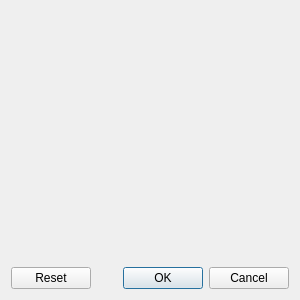
<?xml version="1.0" encoding="UTF-8"?>
<ui version="4.0">
 <class>GraphCaptchaWindow</class>
 <widget class="QDialog" name="GraphCaptchaWindow">
  <property name="geometry">
   <rect>
    <x>0</x>
    <y>0</y>
    <width>300</width>
    <height>300</height>
   </rect>
  </property>
  <property name="windowTitle">
   <string>验证码</string>
  </property>
  <layout class="QVBoxLayout" name="verticalLayout">
   <item>
    <widget class="CaptchaCanvas" name="canvas"/>
   </item>
   <item>
    <widget class="QDialogButtonBox" name="buttonBox">
     <property name="orientation">
      <enum>Qt::Orientation::Horizontal</enum>
     </property>
     <property name="standardButtons">
      <set>QDialogButtonBox::StandardButton::Cancel|QDialogButtonBox::StandardButton::Ok|QDialogButtonBox::StandardButton::Reset</set>
     </property>
    </widget>
   </item>
  </layout>
 </widget>
  <customwidgets>
    <customwidget>
    <class>CaptchaCanvas</class>
    <extends>QWidget</extends>
    <header>graphcaptchawindow/captchacanvas.h</header>
    </customwidget>
 </customwidgets>
 <resources/>
 <connections>
  <connection>
   <sender>buttonBox</sender>
   <signal>accepted()</signal>
   <receiver>GraphCaptchaWindow</receiver>
   <slot>accept()</slot>
   <hints>
    <hint type="sourcelabel">
     <x>248</x>
     <y>254</y>
    </hint>
    <hint type="destinationlabel">
     <x>157</x>
     <y>274</y>
    </hint>
   </hints>
  </connection>
  <connection>
   <sender>buttonBox</sender>
   <signal>rejected()</signal>
   <receiver>GraphCaptchaWindow</receiver>
   <slot>reject()</slot>
   <hints>
    <hint type="sourcelabel">
     <x>316</x>
     <y>260</y>
    </hint>
    <hint type="destinationlabel">
     <x>286</x>
     <y>274</y>
    </hint>
   </hints>
  </connection>
 </connections>
</ui>
